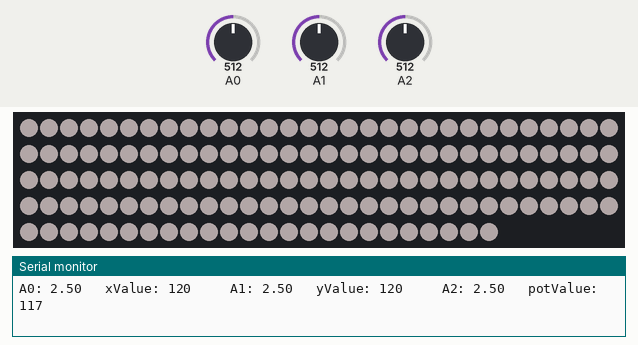
Recording of a sketch running on a simulated Arduino Uno, built with avr-gcc and run on an emulated ATmega328P. Parts: 144 RGB LEDs in strip order, left to right, continuing on the next row, the last lines printed to the serial monitor. Inputs (shaded band) come from the test bench; at power-on: A0 = 512, A1 = 512, A2 = 512. Dim RGB values are drawn brighter than linear; colours are those a GRB WS2812 strip shows for the declared byte order.

Above: at 1.7 s.
1.8 s: A0 set to 716
4.4 s: A1 set to 716
7.3 s: A2 set to 0
At 8.7 s:
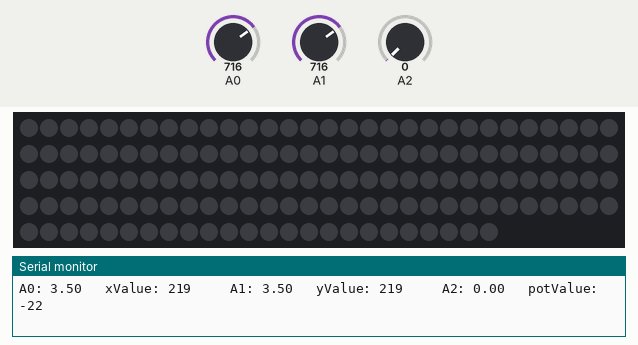
9.2 s: A2 set to 122
At 10.6 s:
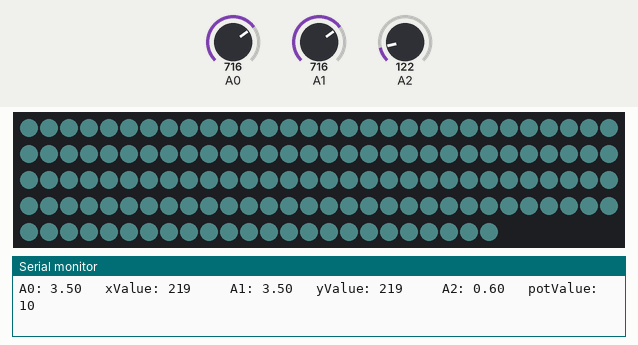
11.2 s: A0 set to 511
14.1 s: A1 set to 245
At 16.4 s:
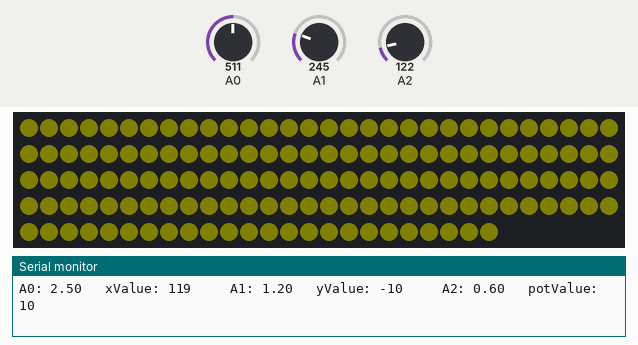
Timing chart, 0 to 17.9 s (numbered marks = the images above; inputs shaded):
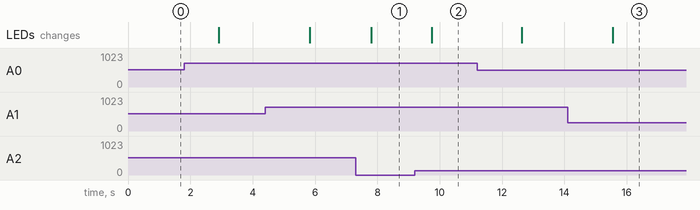

The sketch:

LEDStripController.ino
```cpp
#include <FastLED.h>
#include <stdlib.h>

#define DATA_PIN 7
#define NUM_LEDS 144

CRGB leds[NUM_LEDS];

void setup() {

  Serial.begin(9600);
  Serial.println("Started");

  FastLED.addLeds<WS2812, DATA_PIN, RGB>(leds, NUM_LEDS);

  FastLED.setBrightness(10);

}

void loop() {

  int sensorValue0 = analogRead(A0); //analog voltage 2.5 +- 1.2 = 1.3 to 3.7
  float voltage0 = sensorValue0 * (5.0 / 1023.0);
  Serial.print("A0: ");
  Serial.print(voltage0);
  Serial.print("   xValue: ");
  int xValue = int((voltage0 - 1.3) * 100);
  Serial.print(xValue);


  int sensorValue1 = analogRead(A1); //analog voltage 2.5 +- 1.2 = 1.3 to 3.7
  float voltage1 = sensorValue1 * (5.0 / 1023.0);
  Serial.print("     A1: ");
  Serial.print(voltage1);
  Serial.print("   yValue: ");
  int yValue = int((voltage1 - 1.3) * 100);
  Serial.print(yValue);

  int sensorValue2 = analogRead(A2); //analog voltage .4 to 4.9
  float voltage2 = sensorValue2 * (5.0 / 1023.0);
  Serial.print("     A2: ");
  Serial.print(voltage2);
  Serial.print("   potValue: ");
  int potValue = int((voltage2 - .4) * 56); //potentiometer value controls brightness of leds
  Serial.println(potValue);

  FastLED.setBrightness(clampValue(potValue));

  for(int i = 0; i < NUM_LEDS; i++){
    leds[i] = CRGB(clampValue(xValue), 130, clampValue(yValue));
    FastLED.show();
  }

}

int clampValue(int value){
  if(value > 0 && value <255){
    return value;
  }
  else if(value < 0){
    return 0;
  }
  else if(value > 255){
    return 255;
  }
}
```

Measured:
- after the input at 7.3 s, the LEDs: change after 0.50 s (image 1)
- after the input at 9.2 s, the LEDs: change after 0.54 s (image 2)
- after the input at 14.1 s, the LEDs: change after 1.4 s (image 3)
